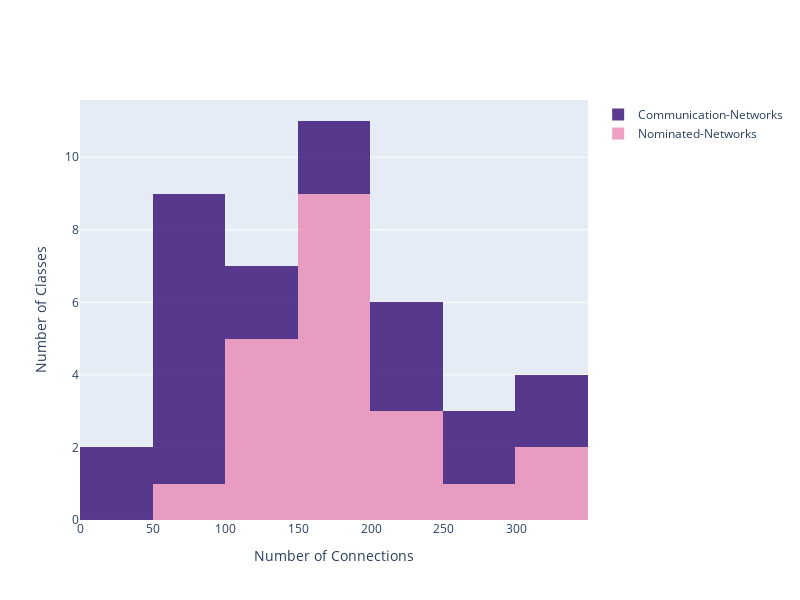

The notebook cell this image was saved under:
### Code cell
import plotly.graph_objects as go

import numpy as np

x0 = pop_details_nomm['NumberConnections']
# Add 1 to shift the mean of the Gaussian distribution
x1 = pop_details_comm['NumberConnections']

fig = go.Figure()
fig.add_trace(go.Histogram(x=x0,
    name='Nominated-Networks', # name used in legend and hover labels
    xbins=dict( # bins used for histogram
     
        size=50
    ),
    marker_color='#EB89B5',
    opacity=0.75))
fig.add_trace(go.Histogram(x=x1,
    name='Communication-Networks',
    xbins=dict(
     
        size=50
    ),
    marker_color='#330C73',
    opacity=0.75))

# Overlay both histograms
fig.update_layout(xaxis_title="Number of Connections", yaxis_title="Number of Classes", width=800, height=600, barmode='stack')
# Reduce opacity to see both histograms
fig.update_traces(opacity=0.8)
fig.show()

### Figure 1 — Plotly figure (JSON) as saved in the notebook; plotly's stock layout.template omitted (floating-point values rounded to 4 significant figures)
{"data": [{"marker": {"color": "#EB89B5"}, "name": "Nominated-Networks", "opacity": 0.8, "type": "histogram", "x": [114, 184, 171, 181, 132, 154, 102, 137, 83, 163, 304, 345, 158, 151, 115, 204, 203, 172, 216, 178, 293], "xbins": {"size": 50}}, {"marker": {"color": "#330C73"}, "name": "Communication-Networks", "opacity": 0.8, "type": "histogram", "x": [42, 71, 92, 76, 73, 65, 33, 90, 62, 163, 283, 253, 202, 127, 69, 341, 244, 121, 336, 159, 220], "xbins": {"size": 50}}], "layout": {"barmode": "stack", "height": 600, "width": 800, "xaxis": {"autorange": true, "range": [-0.5, 349.5], "title": {"text": "Number of Connections"}, "type": "linear"}, "yaxis": {"autorange": true, "range": [0, 11.58], "title": {"text": "Number of Classes"}}}}
